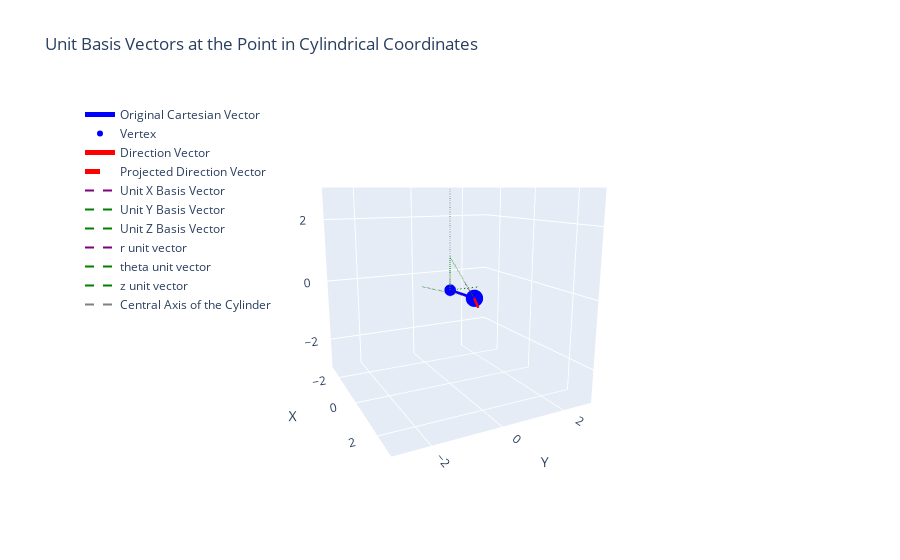

The cell this chart's notebook holds for it:
### Code cell
max_range = 3
fig = go.Figure()

# Add the original Cartesian vector
fig.add_trace(go.Scatter3d(
    x=[0, x], y=[0, y], z=[0, z],
    mode='lines+markers',
    marker=dict(size=4, color='blue'),
    line=dict(color='blue', width=5),
    name='Original Cartesian Vector'
))

fig.add_trace(go.Scatter3d(
    x=[x], y=[y], z=[z],
    mode='markers',
    marker=dict(size=6, color='blue'),
    name='Vertex'
))

fig.add_trace(go.Scatter3d(
    x=[x, x2], y=[y, y2], z=[z, z2],
    mode='lines',
    line=dict(color='red', width=5),
    name='Direction Vector'
))

fig.add_trace(go.Scatter3d(
    x=[x, dir_proj[0]], y=[y, dir_proj[1]], z=[z, dir_proj[2]],
    mode='lines',
    line=dict(color='red', width=5, dash='dash'),
    name='Projected Direction Vector'
))

# Plot the unit basis vectors at the translated position
fig.add_trace(go.Scatter3d(
    x=[0, 1], y=[0, 0], z=[0, 0],
    mode='lines',
    line=dict(color='purple', width=2, dash='dash'),
    name='Unit X Basis Vector'
))

fig.add_trace(go.Scatter3d(
    x=[0, 0], y=[0, 1], z=[0, 0],
    mode='lines',
    line=dict(color='green', width=2, dash='dash'),
    name='Unit Y Basis Vector'
))

fig.add_trace(go.Scatter3d(
    x=[0, 0], y=[0, 0], z=[0, 1],
    mode='lines',
    line=dict(color='green', width=2, dash='dash'),
    name='Unit Z Basis Vector'
))

fig.add_trace(go.Scatter3d(
    x=[x, r_hat[0]], y=[y, r_hat[1]], z=[z, r_hat[2]],
    mode='lines',
    line=dict(color='purple', width=2, dash='dash'),
    name='r unit vector'
))

fig.add_trace(go.Scatter3d(
    x=[x, theta_hat[0]], y=[y, theta_hat[1]], z=[z, theta_hat[2]],
    mode='lines',
    line=dict(color='green', width=2, dash='dash'),
    name='theta unit vector'
))

fig.add_trace(go.Scatter3d(
    x=[x, z_hat[0]], y=[y, z_hat[1]], z=[z, z_hat[2]],
    mode='lines',
    line=dict(color='green', width=2, dash='dash'),
    name='z unit vector'
))

# Central axis of the cylinder
z_axis = np.linspace(-max_range, max_range, 10)
fig.add_trace(go.Scatter3d(
    x=[0]*len(z_axis), y=[0]*len(z_axis), z=z_axis,
    mode='lines',
    line=dict(color='grey', width=2, dash='dash'),
    name='Central Axis of the Cylinder'
))

# Set the view and axis properties
fig.update_layout(
    scene=dict(
        xaxis=dict(nticks=4, range=[-max_range, max_range], title='X'),
        yaxis=dict(nticks=4, range=[-max_range, max_range], title='Y'),
        zaxis=dict(nticks=4, range=[-max_range, max_range], title='Z'),
        aspectratio=dict(x=1, y=1, z=1)
    ),
    title='Unit Basis Vectors at the Point in Cylindrical Coordinates',
    legend=dict(x=0, y=1)
)

# Set the camera view
fig.update_layout(
    scene_camera=dict(
        eye=dict(x=1, y=-1, z=0.5)
    )
)

fig.show()

### Figure 1 — Plotly figure (JSON) as saved in the notebook; plotly's stock layout.template omitted (floating-point values rounded to 4 significant figures)
{"data": [{"line": {"color": "blue", "width": 5}, "marker": {"color": "blue", "size": 4}, "mode": "lines+markers", "name": "Original Cartesian Vector", "type": "scatter3d", "x": [0, -0.9621], "y": [0, 1.383], "z": [0, -0.6079]}, {"marker": {"color": "blue", "size": 6}, "mode": "markers", "name": "Vertex", "type": "scatter3d", "x": [-0.9621], "y": [1.383], "z": [-0.6079]}, {"line": {"color": "red", "width": 5}, "mode": "lines", "name": "Direction Vector", "type": "scatter3d", "x": [-0.9621, 0.5089], "y": [1.383, 0.6914], "z": [-0.6079, -0.5127]}, {"line": {"color": "red", "dash": "dash", "width": 5}, "mode": "lines", "name": "Projected Direction Vector", "type": "scatter3d", "x": [-0.9621, [-0.3193, 0.705, 0.6332]], "y": [1.383, [0.6014, 0.05064, -0.7973]], "z": [-0.6079, [0.394, -0.7834, 0.4806]]}, {"line": {"color": "purple", "dash": "dash", "width": 2}, "mode": "lines", "name": "Unit X Basis Vector", "type": "scatter3d", "x": [0, 1], "y": [0, 0], "z": [0, 0]}, {"line": {"color": "green", "dash": "dash", "width": 2}, "mode": "lines", "name": "Unit Y Basis Vector", "type": "scatter3d", "x": [0, 0], "y": [0, 1], "z": [0, 0]}, {"line": {"color": "green", "dash": "dash", "width": 2}, "mode": "lines", "name": "Unit Z Basis Vector", "type": "scatter3d", "x": [0, 0], "y": [0, 0], "z": [0, 1]}, {"line": {"color": "purple", "dash": "dash", "width": 2}, "mode": "lines", "name": "r unit vector", "type": "scatter3d", "x": [-0.9621, -0.571], "y": [1.383, 0.8209], "z": [-0.6079, 0]}, {"line": {"color": "green", "dash": "dash", "width": 2}, "mode": "lines", "name": "theta unit vector", "type": "scatter3d", "x": [-0.9621, -0.8209], "y": [1.383, -0.571], "z": [-0.6079, 0]}, {"line": {"color": "green", "dash": "dash", "width": 2}, "mode": "lines", "name": "z unit vector", "type": "scatter3d", "x": [-0.9621, 0], "y": [1.383, 0], "z": [-0.6079, 1]}, {"line": {"color": "grey", "dash": "dash", "width": 2}, "mode": "lines", "name": "Central Axis of the Cylinder", "type": "scatter3d", "x": [0, 0, 0, 0, 0, 0, 0, 0, 0, 0], "y": [0, 0, 0, 0, 0, 0, 0, 0, 0, 0], "z": [-0.2, 0.1556, 0.5111, 0.8667, 1.222, 1.578, 1.933, 2.289, 2.644, 3]}], "layout": {"legend": {"x": 0, "y": 1}, "scene": {"aspectratio": {"x": 1, "y": 1, "z": 1}, "camera": {"eye": {"x": 2, "y": -1, "z": 0.5}}, "xaxis": {"nticks": 4, "range": [-3, 3], "title": {"text": "X"}}, "yaxis": {"nticks": 4, "range": [-3, 3], "title": {"text": "Y"}}, "zaxis": {"nticks": 4, "range": [-3, 3], "title": {"text": "Z"}}}, "title": {"text": "Unit Basis Vectors at the Point in Cylindrical Coordinates"}}}
